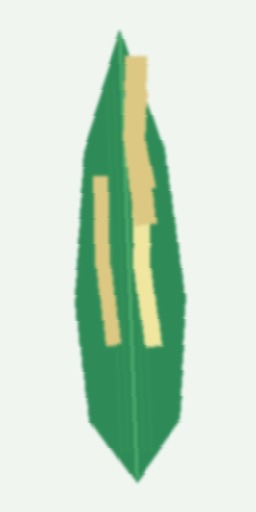
#> input picture backend/dataset/test/bacterial_leaf_blight/bacterial_leaf_blight_test_001.jpg, 256 x 512 px
$ python -i region_analysis.py   (imports and definitions only)
#> lines starting #> are read from the running program, lines starting #| are printed output that depends on the picture; after the words box and inside, x2 and y2 are one past the last pixel; in counts of white or black regions, pixels touching at a corner belong together
#> further down, picture is the input picture: PIL image 256x512 RGB; mean R, G, B 200.8, 221.8, 202.4
import cv2
import numpy as np
from PIL import Image
from app.config import REGION_ATTENTION_THRESHOLDS

def create_leaf_mask(image_pil):
    """
    Creates a binary mask (255 = leaf, 0 = background) using Otsu & HSV leaf thresholds.
    Prevents background pixels from skewing regional attention scores.
    """
    img_np = np.array(image_pil.convert("RGB"))
    hsv = cv2.cvtColor(img_np, cv2.COLOR_RGB2HSV)
#> hsv: shape (512, 256, 3); mean H, S, V 56.8, 42.4, 222.6

    # Range for paddy leaves (greens, yellows, browns)
    # Mask out extreme whites/blacks/neutrals if background is plain
    gray = cv2.cvtColor(img_np, cv2.COLOR_RGB2GRAY)
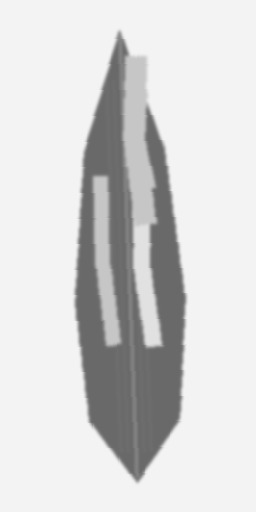
#> gray: shape (512, 256); min 101, max 248, mean 213.4
    _, otsu_mask = cv2.threshold(gray, 0, 255, cv2.THRESH_BINARY_INV + cv2.THRESH_OTSU)
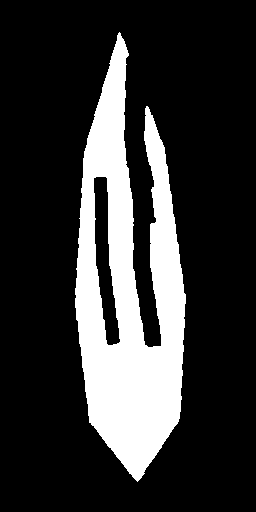
#> otsu_mask: shape (512, 256); 20.5% white; 1 white region, box (x1, y1, x2, y2) and area: (75, 32, 186, 482) 26873

    # Fused HSV leaf range (greens + lesion yellow/browns)
    lower_green = np.array([10, 20, 20])
    upper_green = np.array([100, 255, 255])
    color_mask = cv2.inRange(hsv, lower_green, upper_green)
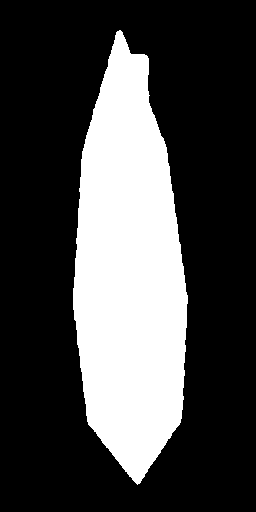
#> color_mask: shape (512, 256); 27.9% white; 1 white region, box (x1, y1, x2, y2) and area: (73, 30, 188, 485) 36578

    combined = cv2.bitwise_or(otsu_mask, color_mask)

    # If mask is empty or nearly all 1s/0s, fallback to full image
    leaf_ratio = np.mean(combined > 0)
#> leaf_ratio = 0.279
    if leaf_ratio < 0.05 or leaf_ratio > 0.95:
        return np.ones(gray.shape, dtype=np.uint8) * 255

    return combined


# [66 lines left out: function analyze_leaf_regions, not called in this run]

>>> from PIL import Image
>>> picture = Image.open('../../dataset/test/bacterial_leaf_blight/bacterial_leaf_blight_test_001.jpg')
>>> result = create_leaf_mask(picture)

$ run again, on backend/dataset/test/bacterial_leaf_blight/bacterial_leaf_blight_test_002.jpg
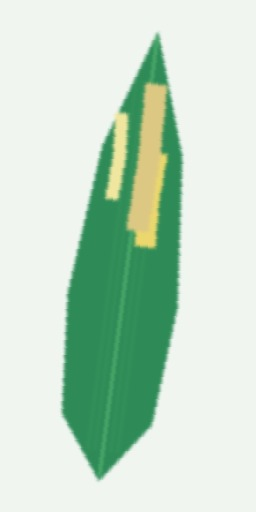
#> input picture backend/dataset/test/bacterial_leaf_blight/bacterial_leaf_blight_test_002.jpg, 256 x 512 px
#> picture is the input picture: PIL image 256x512 RGB; mean R, G, B 196.9, 220.4, 201.4
#> hsv: shape (512, 256, 3); mean H, S, V 58, 44.5, 220.9
#> in create_leaf_mask, `_, otsu_mask = cv2.threshold(gray, 0, 255, cv2.THRESH_BINARY_INV + cv2..`:
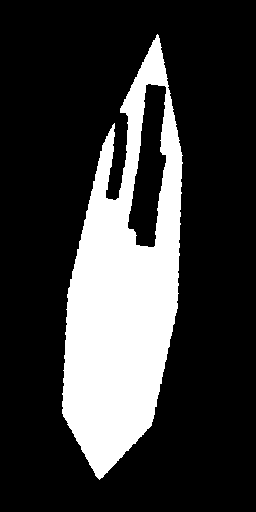
#> otsu_mask: shape (512, 256); 22.4% white; 1 white region, box (x1, y1, x2, y2) and area: (62, 34, 183, 480) 29419
#> in create_leaf_mask, `color_mask = cv2.inRange(hsv, lower_green, upper_green)`:
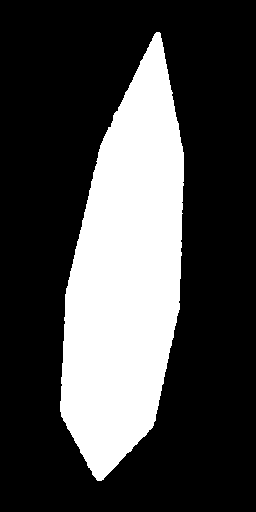
#> color_mask: shape (512, 256); 27.6% white; 1 white region, box (x1, y1, x2, y2) and area: (60, 32, 184, 481) 36168
#> leaf_ratio = 0.276

$ run again, on backend/dataset/test/bacterial_leaf_blight/bacterial_leaf_blight_test_004.jpg
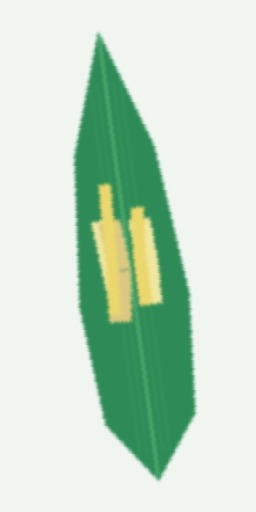
#> input picture backend/dataset/test/bacterial_leaf_blight/bacterial_leaf_blight_test_004.jpg, 256 x 512 px
#> picture is the input picture: PIL image 256x512 RGB; mean R, G, B 197.4, 220.8, 201.2
#> hsv: shape (512, 256, 3); mean H, S, V 58, 44.9, 221.3
#> in create_leaf_mask, `_, otsu_mask = cv2.threshold(gray, 0, 255, cv2.THRESH_BINARY_INV + cv2..`:
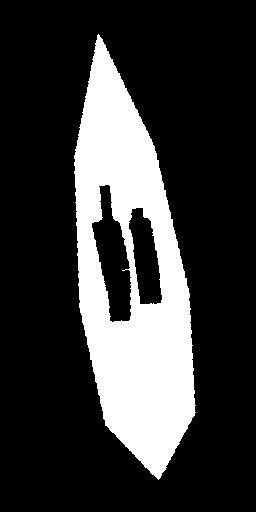
#> otsu_mask: shape (512, 256); 22.4% white; 1 white region, box (x1, y1, x2, y2) and area: (74, 34, 196, 480) 29343
#> in create_leaf_mask, `color_mask = cv2.inRange(hsv, lower_green, upper_green)`:
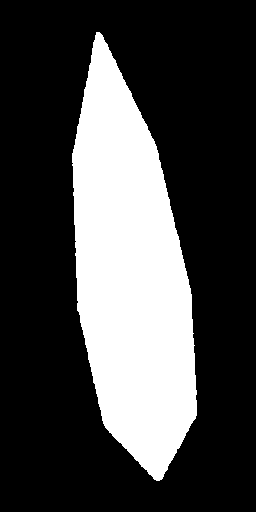
#> color_mask: shape (512, 256); 27.6% white; 1 white region, box (x1, y1, x2, y2) and area: (72, 32, 197, 481) 36185
#> leaf_ratio = 0.276
